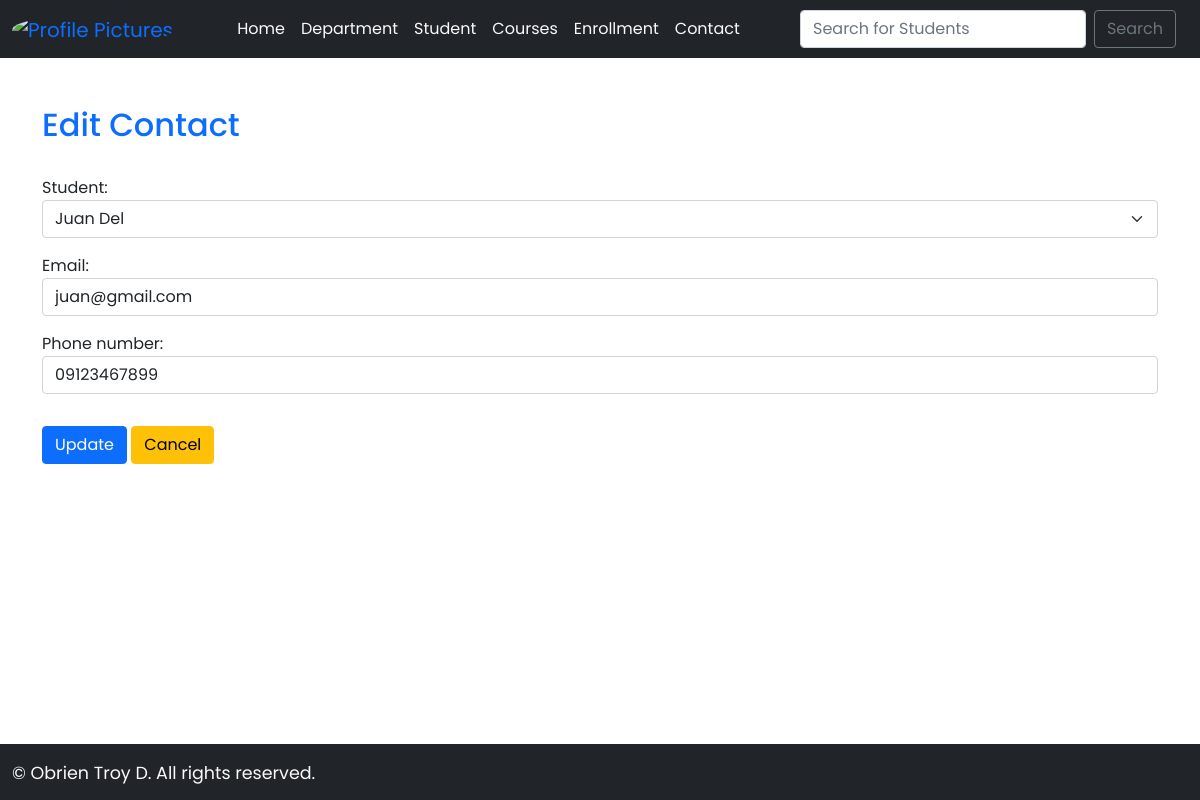
The page /edit_contact/6/ on the database its author committed.
### myapp/models.py (models this page shows, shortened)
class Contact(models.Model):
    student = models.OneToOneField(Student, on_delete=models.CASCADE)
    email = models.EmailField()
    phone_number = models.CharField(max_length=15)

### myapp/views.py (the view)
# urls.py: path('edit_contact/<str:pk>/', views.edit_contact, name="edit-contact"),
def edit_contact(request, pk):
  contact = Contact.objects.get(id=pk)
  form = ContactForm(instance=contact)
  if request.method == 'POST':
    form = ContactForm(request.POST, instance=contact)
    if form.is_valid():
      form.save()
      return redirect('contact')
  context = {'form':form}
  return render(request, 'edit_contact.html', context)

### myapp/forms.py
class ContactForm(ModelForm):
  class Meta:
    model = Contact
    fields = "__all__"
    widgets = {
            'student': forms.Select(attrs={'class': 'form-select'}),
            'email': forms.EmailInput(attrs={'class': 'form-control'}),  # Fix the typo here
            'phone_number': forms.TextInput(attrs={'class': 'form-control'}),
        }

### myapp/models.py (called while the page is built)
    def __str__(self):
        return self.first_name + ' ' + self.last_name

### myapp/templates/edit_contact.html
{% extends "base.html" %} {% block body %}
<div class='container'>
  <h2 class='text-primary'>Edit Contact</h2>
  <br />
  <form action="" method="POST">
    {% csrf_token %} {{ form.as_p}}
    <input type="submit" value="Update" class="btn btn-primary mt-3" />
    <a class="btn btn-warning mt-3" href="{% url 'contact' %}">Cancel</a>
  </form>
</div>
{% endblock %}

### myapp/templates/base.html (style rules this page uses)
* { font-family: 'Poppins', sans-serif; }

### rows shown on the page
Contact: student "Juan Del", email "juan@gmail.com", phone_number "09123467899"
